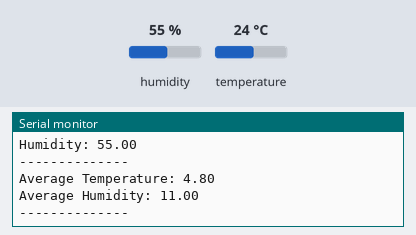
The sketch below on a simulated ESP32. On the bench: the last lines printed to the serial monitor. Inputs (shaded band) come from the test bench; at power-on: humidity 55 %, temperature 24 °C. WiFi joins after 1.5 s; servers stay silent unless stated; no MQTT or app messages arrive unless stated.

Above: at 2.7 s.
2.8 s: humidity set to 22 %
At 4.0 s:
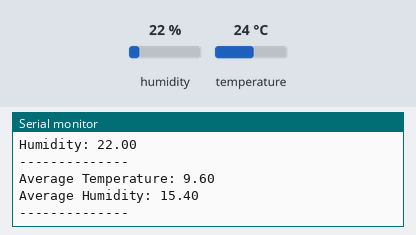
7.1 s: temperature set to 12 °C
At 9.2 s:
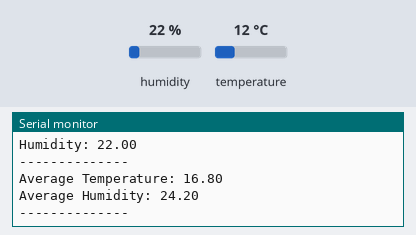
Timing chart, 0 to 10.7 s (numbered marks = the images above; inputs shaded):
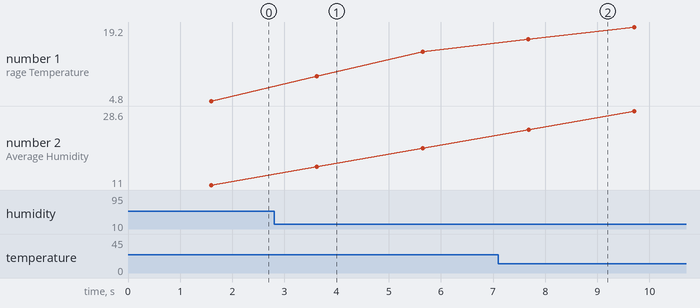

The sketch:

weather_station.ino
```cpp
#include <WiFi.h>
#include <PubSubClient.h>
#include <DHT.h>

const char* ssid = "YOUR SSID";
const char* password = "YOUR PASSWORD";
const char* mqtt_server = "YOUR IP";

WiFiClient espClient;
PubSubClient mqttClient(espClient);

#define DHTPIN 4
#define DHTTYPE DHT11

DHT dht(DHTPIN, DHTTYPE);

int amountOfMeasurements = 5;
int measurementCounter = 0;

struct measurement {
  float temperature;
  float humidity; // New humidity field
  struct measurement *next;
};

struct measurement *firstMeasurement;
struct measurement *currentMeasurement;

void setup() {
  Serial.begin(115200);
  dht.begin();
  setup_wifi();
  mqttClient.setServer(mqtt_server, 1883);

  firstMeasurement = (struct measurement *) malloc(sizeof(struct measurement));
  firstMeasurement->next = NULL;
  currentMeasurement = firstMeasurement;

  Serial.println("Using linked list for calculating the sliding average.");
}

void setup_wifi() {
  delay(10);
  Serial.println();
  Serial.print("Connecting to WiFi SSID: ");
  Serial.println(ssid);

  WiFi.begin(ssid, password);

  while (WiFi.status() != WL_CONNECTED) {
    delay(500);
    Serial.print(".");
  }

  Serial.println("");
  Serial.println("WiFi connected");
  Serial.println("IP address: ");
  Serial.println(WiFi.localIP());
}

void reconnect() {
  while (!mqttClient.connected()) {
    Serial.print("Attempting MQTT connection...");
    if (mqttClient.connect("ESP32_Client")) {
      Serial.println("connected");
    }
    else {
      Serial.print("failed, rc=");
      Serial.print(mqttClient.state());
      Serial.println(" try again in 5 seconds");
      delay(5000);
    }
  }
}

void addMeasurement(float temperature, float humidity) {
  currentMeasurement->temperature = temperature;
  currentMeasurement->humidity = humidity; // Store humidity
  measurementCounter += 1;
  if (measurementCounter == amountOfMeasurements) {
    currentMeasurement = firstMeasurement;
    measurementCounter = 0;
  }
  else {
    if (!currentMeasurement->next) {
      struct measurement *nextMeasurement;
      nextMeasurement = (struct measurement *) malloc(sizeof(struct measurement));
      currentMeasurement->next = nextMeasurement;
      currentMeasurement = currentMeasurement->next;
      currentMeasurement->next = NULL;
    }
    else {
      currentMeasurement = currentMeasurement->next;
    }
  }
}

float calculateAverageTemperature() {
  float avgTemp = 0.0;
  struct measurement *avgMeasurement;
  avgMeasurement = firstMeasurement;
  while(avgMeasurement) {
    avgTemp += avgMeasurement->temperature;
    avgMeasurement = avgMeasurement->next;
  }
  avgTemp = avgTemp / amountOfMeasurements;
  return(avgTemp);
}

float calculateAverageHumidity() {
  float avgHumidity = 0.0;
  struct measurement *avgMeasurement;
  avgMeasurement = firstMeasurement;
  while(avgMeasurement) {
    avgHumidity += avgMeasurement->humidity;
    avgMeasurement = avgMeasurement->next;
  }
  avgHumidity = avgHumidity / amountOfMeasurements;
  return(avgHumidity);
}

void loop() {
  if (!mqttClient.connected()) {
    reconnect();
  }

  float measuredTemp = dht.readTemperature();
  float measuredHumidity = dht.readHumidity(); // Read humidity

  Serial.print("Temperature: ");
  Serial.println(measuredTemp);
  Serial.print("Humidity: ");
  Serial.println(measuredHumidity);

  float averageTemp = 0.0;
  float averageHumidity = 0.0;

  addMeasurement(measuredTemp, measuredHumidity); // Add humidity to measurement
  averageTemp = calculateAverageTemperature();
  averageHumidity = calculateAverageHumidity(); // Calculate average humidity

  Serial.println("--------------");
  Serial.print("Average Temperature: ");
  Serial.println(averageTemp);
  Serial.print("Average Humidity: ");
  Serial.println(averageHumidity);
  Serial.println("--------------");
  char tempString[8];
  dtostrf(averageTemp, 1, 2, tempString);
  mqttClient.publish("esp32/temperature", tempString);

  char humidityString[8];
  dtostrf(averageHumidity, 1, 2, humidityString);
  mqttClient.publish("esp32/humidity", humidityString); // Publish humidity

  delay(2000); // Sleep 2 seconds before next measurement
}
```

Measured:
- after the input at 2.8 s, the serial monitor: prints a new line after 0.82 s (image 1)
- after the input at 7.1 s, the serial monitor: prints a new line after 0.58 s (image 2)
- plotted number 1: 14.4 → 12 after the input at 7.1 s
- plotted number 2: 11 → 19.8 after the input at 2.8 s
